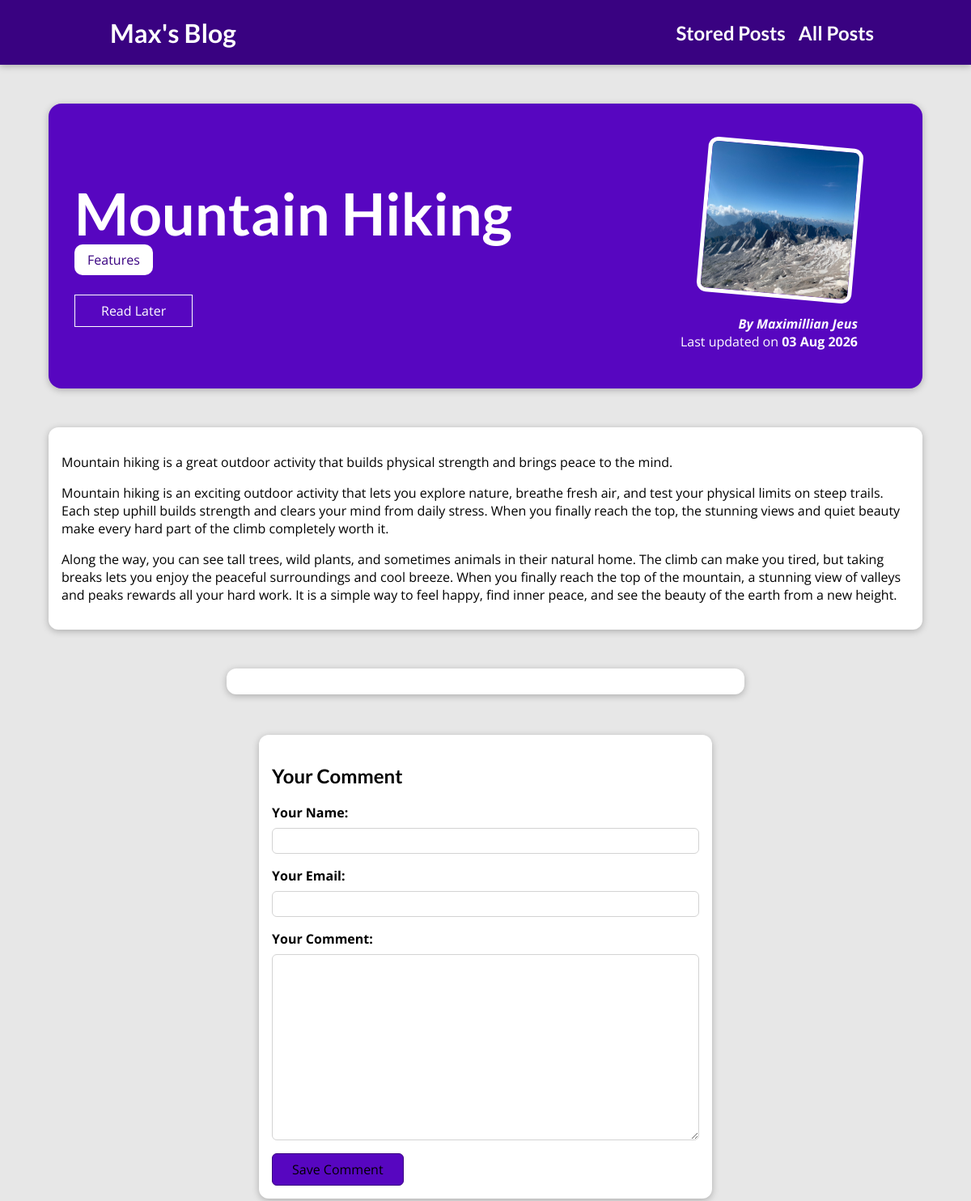
The app's page /posts/mountain-hiking with its own data.
### blog/models.py (models this page shows, shortened)
class Post(models.Model):
    title = models.CharField(max_length=150)
    excerpt = models.CharField(max_length=200)
    image = models.ImageField(upload_to="posts",null=True)
    date = models.DateTimeField(auto_now=True)
    slug = models.SlugField(unique=True,db_index=True)
    content = models.TextField(validators=[MinLengthValidator(10)])
    author = models.ForeignKey(Author, on_delete=models.SET_NULL,null=True, related_name="posts")
    tag = models.ManyToManyField(Tag)

class Tag(models.Model):
    caption = models.CharField(max_length=20)

class Author(models.Model):
    first_name = models.CharField(max_length=100)
    last_name = models.CharField(max_length=50)
    email_address = models.EmailField()
    def full_name(self):
        return f"{self.first_name} {self.last_name}"
    def __str__(self):
        return self.full_name()

### blog/views.py (the view, shortened to what this page needs)
# urls.py: path("posts/<slug:slug>",views.SinglePostView.as_view(),name="post-detail-page"),
class SinglePostView(View):
    def is_stored_post(self, request, post_id):
        stored_posts = request.session.get("stored_posts")
        if stored_posts is not None:
            is_save_for_later = post_id in stored_posts
        else:
            is_save_for_later = False
        return is_save_for_later
    def get(self,request, slug):
        post = Post.objects.get(slug= slug)
        context = {
            "post":post,
            "post_tags":post.tag.all(),
            "comment_form":CommentForm(),
            "comments":post.comments.all().order_by("-id"),
            "saved_for_later":self.is_stored_post(request, post.id)
        }
        return render(request, "blog/post-detail.html",context)

### blog/forms.py
class CommentForm(forms.ModelForm):
    class Meta:
        model = Comment
        exclude = ["post"]
        labels = {
            "user_name":"Your Name",
            "user_email":"Your Email",
            "text":"Your Comment"
        }

### blog/templates/blog/post-detail.html (shortened to what this page needs)
{% extends "base.html" %}
{% load static %}
{% block css_files %}
 <link rel="stylesheet" href="{% static "blog/post-detail.css" %}"/>
{% endblock %}
{% block content %}
 <section id="summary">
    <h2>{{ post.title }}</h2>
    <div>
        {% for tag in post_tags%}
         <span class="tag">{{tag.caption}}</span>
        {% endfor %}
    </div>
    <div id="read-later">
        <form action="{% url "read-later" %}" method="POST">
        <button>
            {% if saved_for_later %}
            Remove form save later
            {% else %}
             Read Later
            {% endif %}
        </button>
        </form>
    </div>
    <article>
        <img src="{{ post.image.url }}" alt="{{post.title}}"/>
        <address>By <a href = "mailto:{{post.author.email_address}}">{{ post.author }}</a> </address>
        <div>
            Last updated on <time>{{post.date|date:"d M Y"}}</time>
        </div>
    </article>
</section>
 <main>
    {{post.content|linebreaks}}
</main>
<section id="comments">
</section>
<section id="comment-form">
    <h2>Your Comment</h2>
    <form action="{% url 'post-detail-page' post.slug %}" method="POST">
        {% for form_field in comment_form %}
        <div class="form-control {% if form_field.errors %}invalid{% endif %}">
            {{ form_field.label_tag}}
            {{ form_field }}
        </div>
        {% endfor %}
        <button>Save Comment</button>
    </form>
</section>
{% endblock %}

### static/app.css (style rules this page uses)
* { box-sizing: border-box; }
html { font-family: 'Open Sans', 'Lato', sans-serif; }
body { margin: 0; }
h1, h2, h3 { font-family: 'Lato', sans-serif; font-weight: bold; }

### blog/static/blog/post-detail.css (style rules this page uses)
body { background-color: #e7e7e7; }
#summary { margin: 8rem auto 3rem auto; padding: 2rem; width: 90%; max-width: 90rem; border-radius: 16px; background-color: #5706c0; position: relative; box-shadow: 0 2px 8px rgba(0, 0, 0, 0.25); height: 22rem; }
#summary h2 { color: white; font-size: 4.5rem; margin-bottom: 0.25rem; }
#summary article { position: absolute; top: 2rem; right: 3rem; padding: 1rem 2rem; border-radius: 12px; text-align: right; color: white; }
#summary article img { width: 12rem; height: 12rem; border-radius: 12px; transform: rotateZ(5deg); border: 5px solid white; margin-bottom: 1rem; }
#summary address { font-weight: bold; }
#summary time { font-weight: bold; }
#summary a { color: white; text-decoration: none; }
#read-later { margin: 2rem 0; }
#read-later button { background-color: transparent; border:1px solid white; padding: 0.5rem 2rem; font: inherit; color: white; }
main { width: 90%; max-width: 90rem; margin: 3rem auto; background-color: white; padding: 1rem; border-radius: 12px; box-shadow: 0 2px 8px rgba(0, 0, 0, 0.25); }
.tag { background-color: white; color: #390281; padding: 0.5rem 1rem; border-radius: 10px; }
#comment-form { margin: 3px auto; padding: 1rem; width: 90%; max-width: 35rem; border-radius: 12px; background-color: white; box-shadow: 0 2px 8px rgba(0, 0, 0, 0.25); }
.form-control { margin-bottom: 1rem; }
.form-control label { font-weight: bold; margin-bottom: 0.5rem; display: block; }
.form-control input, .form-control textarea { display: block; width: 100%; font: inherit; padding: 0.25rem; border-radius: 6px; border: 1px solid lightgray; }
#comment-form button { font: inherit; background-color: #5706c0; border: 1px solid #390281; padding: 0.5rem 1.5rem; border-radius: 6px; }
#comments { margin: 3px auto; padding: 1rem 2rem; width: 90%; max-width: 40rem; border-radius: 12px; background-color: white; box-shadow: 0 2px 8px rgba(0, 0, 0, 0.25); }

### records on screen
Post: title "Mountain Hiking", image (picture), author "Maximillian Jeus", date "03 Aug 2026", content "Mountain hiking is a great outdoor activity that builds physical strength and brings peace to the mind. Mountain hiking is an exciting outdoor activity that lets you explore nature, breathe fresh air, and test your physical limits on steep trails. Each step uphill builds strength and clears your mind from daily stress. When you finally reach the top, the stunning views and quiet beauty make every hard part of the climb completely worth it. Along the way, you can see tall trees, wild plants, and sometimes animals in their natural home. The climb can make you tired, but taking breaks lets you enjoy the peaceful surroundings and cool breeze. When you finally reach the top of the mountain, a…"
Tag: caption "Features"
